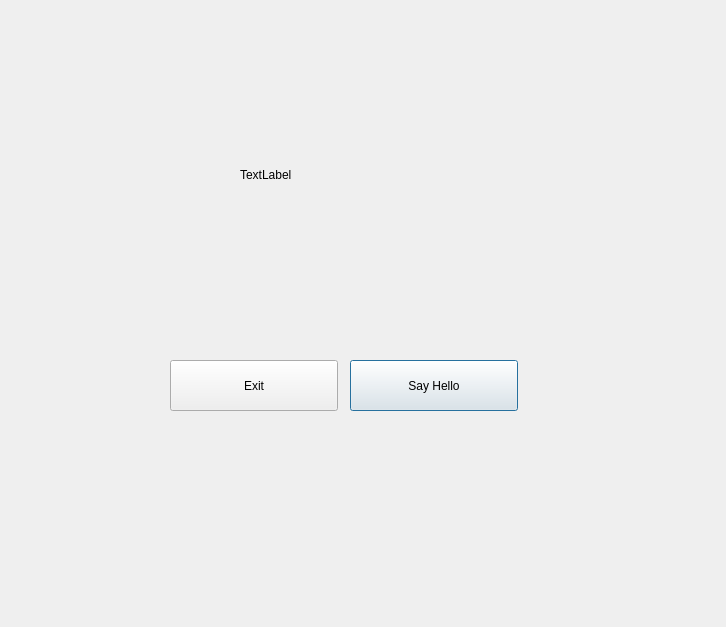
<?xml version="1.0" encoding="UTF-8"?>
<ui version="4.0">
 <class>Dialog</class>
 <widget class="QDialog" name="Dialog">
  <property name="geometry">
   <rect>
    <x>0</x>
    <y>0</y>
    <width>726</width>
    <height>627</height>
   </rect>
  </property>
  <property name="windowTitle">
   <string>Dialog</string>
  </property>
  <widget class="QPushButton" name="helloButton">
   <property name="geometry">
    <rect>
     <x>350</x>
     <y>360</y>
     <width>168</width>
     <height>51</height>
    </rect>
   </property>
   <property name="text">
    <string>Say Hello</string>
   </property>
  </widget>
  <widget class="QPushButton" name="exitButton">
   <property name="geometry">
    <rect>
     <x>170</x>
     <y>360</y>
     <width>168</width>
     <height>51</height>
    </rect>
   </property>
   <property name="text">
    <string>Exit</string>
   </property>
  </widget>
  <widget class="QLabel" name="myLabel">
   <property name="geometry">
    <rect>
     <x>240</x>
     <y>160</y>
     <width>103</width>
     <height>30</height>
    </rect>
   </property>
   <property name="text">
    <string>TextLabel</string>
   </property>
  </widget>
 </widget>
 <resources/>
 <connections/>
</ui>
